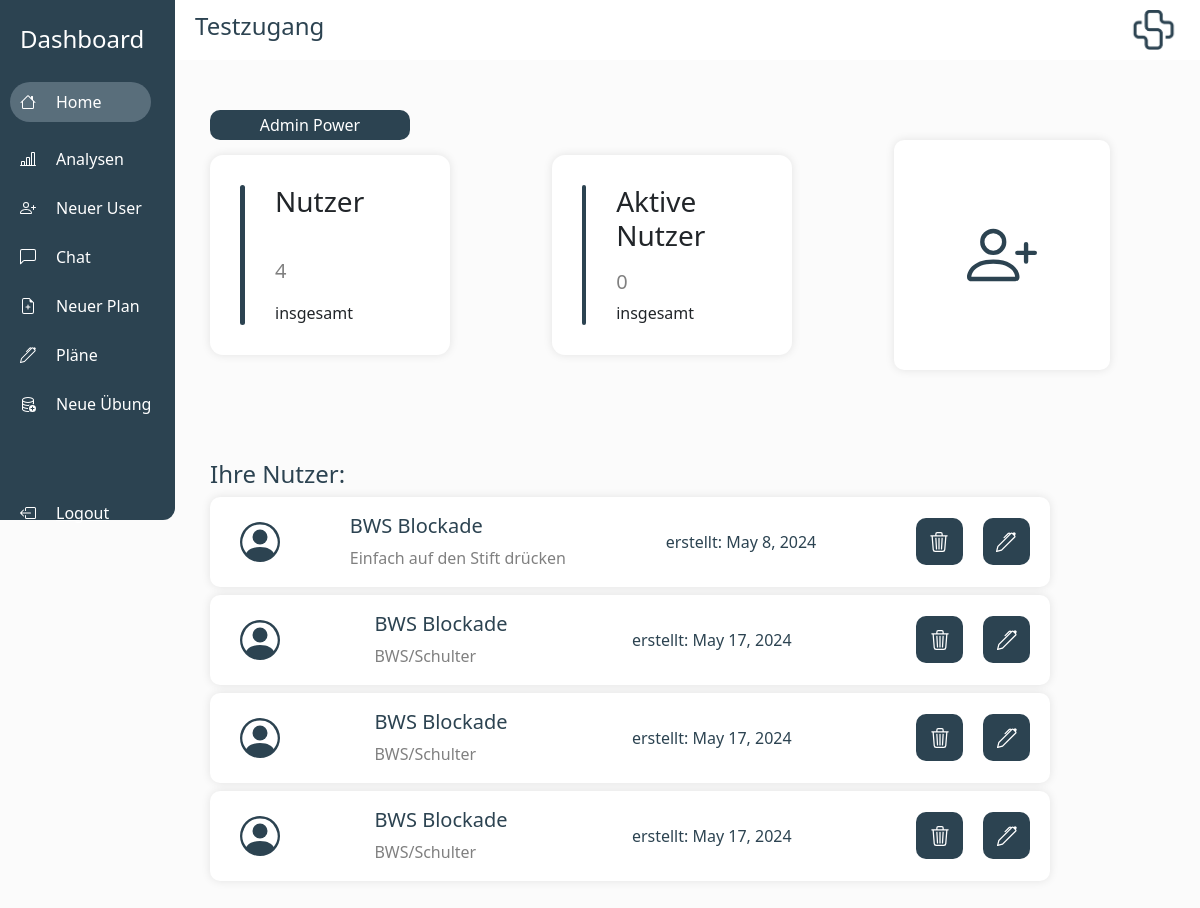
Page / (signed in) on the earlier database version.
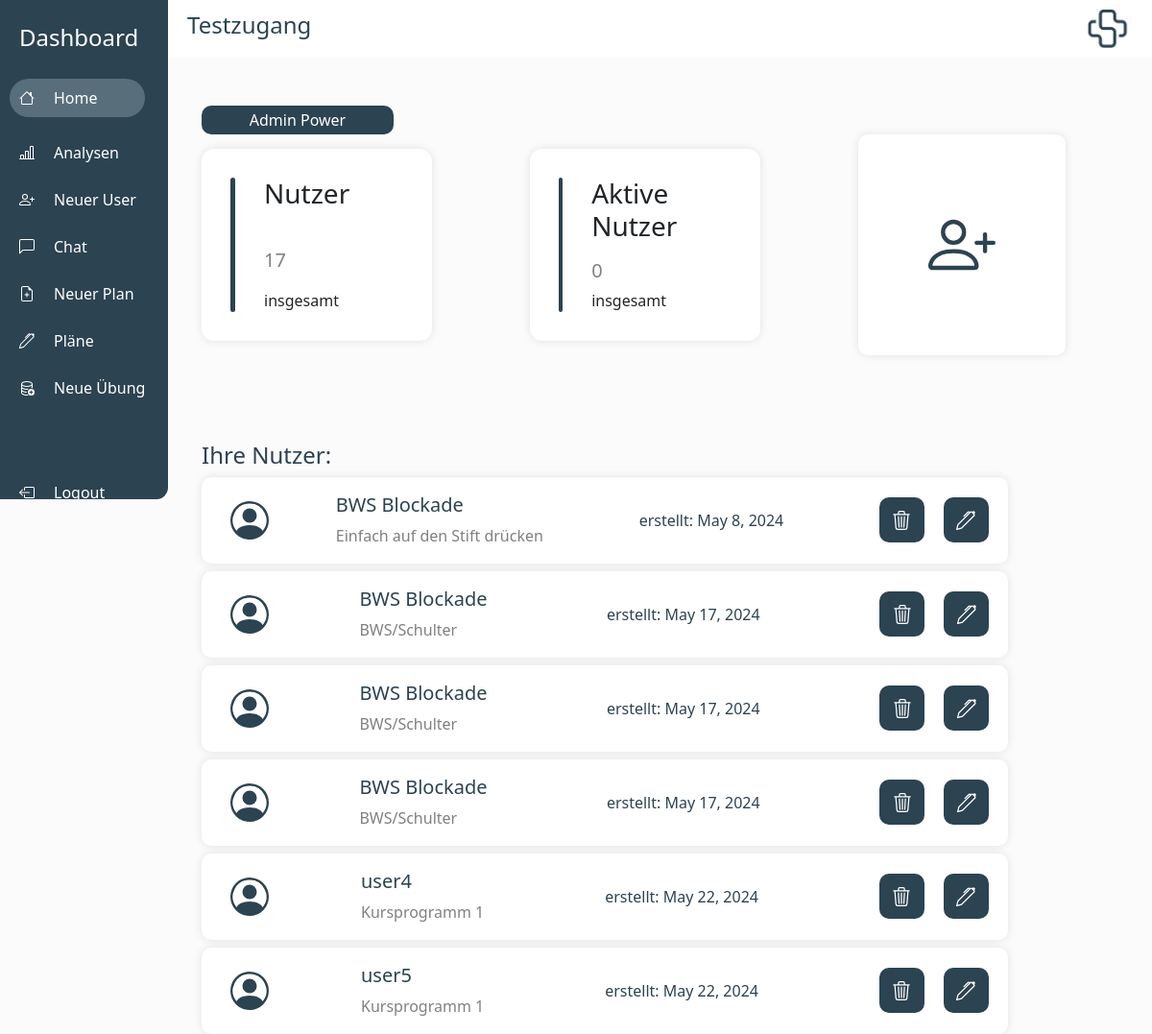
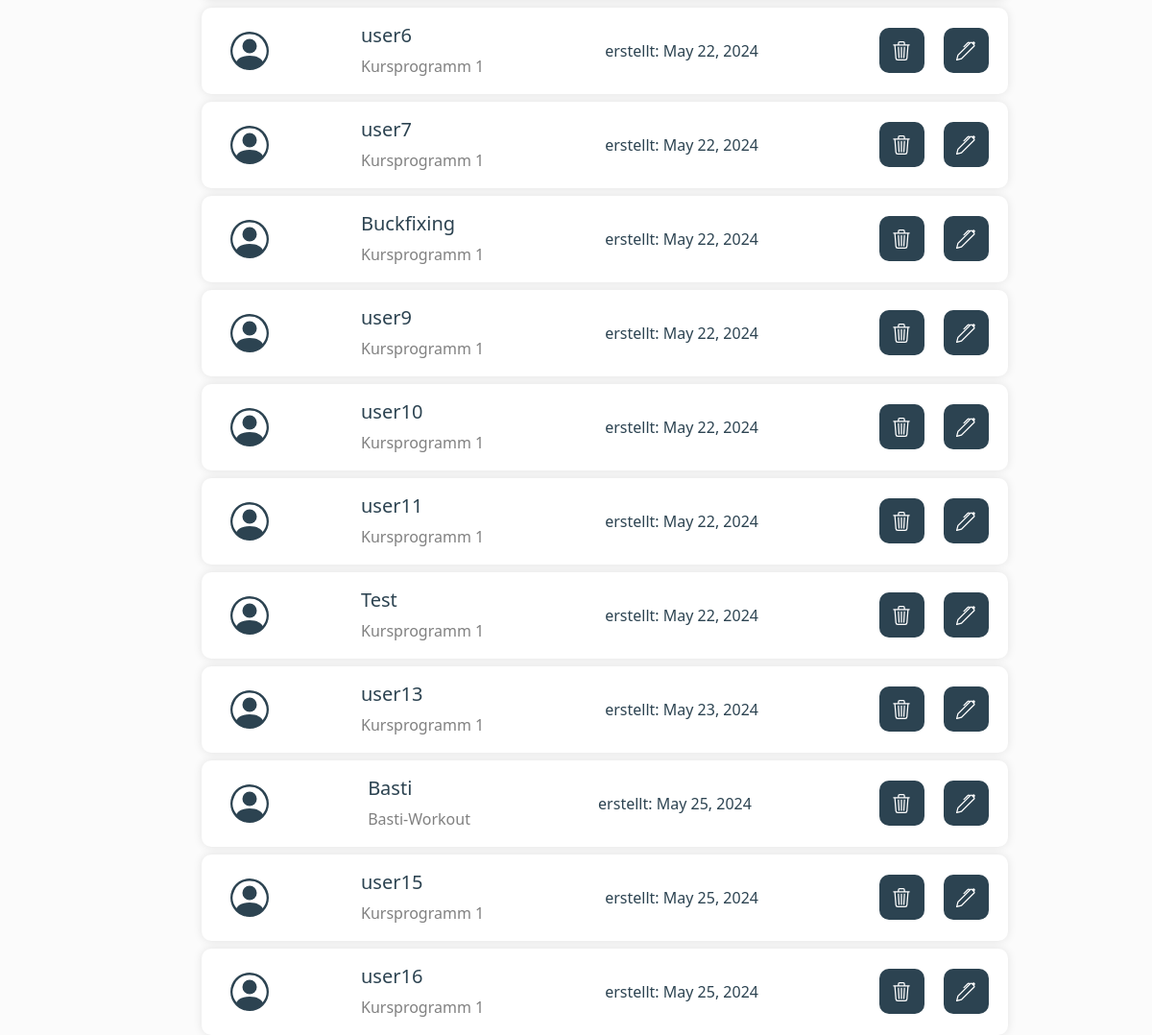
Same page on the later database version (2 pictures, top to bottom).
### laxout_app/models.py (models this page shows)
class LaxoutUser(models.Model):
    user_uid = models.CharField(max_length=420, default="")
    laxout_user_name = models.CharField(max_length=200, default="")
    laxout_credits = models.IntegerField(default=0)
    note = models.CharField(max_length=200, default="")
    creation_date = models.DateField(default= timezone.now())
    exercises = models.ManyToManyField(Laxout_Exercise)
    created_by = models.ForeignKey(User, on_delete=models.CASCADE)
    indexes = models.ManyToManyField(IndexesLaxoutUser)
    last_login = models.DateTimeField(default=timezone.datetime(2023, 11, 14))
    last_login_2 = models.DateTimeField(default = timezone.datetime(2023, 11, 14))
    coupons = models.ManyToManyField(Coupon)
    last_meet = models.DateField(default = timezone.datetime.today())
    instruction = models.CharField(default = "", max_length = 200)
    lax_tree_id = models.IntegerField(default = 0)
    water_drops_count = models.IntegerField(default = 0)
    instruction_in_int = models.IntegerField(default = 0)
    email_adress = models.CharField(default = "", max_length =40)
    admin_has_seen_chat = models.BooleanField(default = True)
    user_has_seen_chat = models.BooleanField(default = False)
    was_created_through_app = models.BooleanField(default=False)

### laxout_app/views.py (the view)
# urls.py: 2. Add a URL to urlpatterns:  path('', views.home, name='home')
@login_required(login_url="login")
def home(request):
    active_admin = models.UserProfile.objects.get(user=request.user)
    active_admin_user = active_admin.user
    print("Active Admin id{}".format(active_admin_user.is_superuser))
    users_filtert = LaxoutUser.objects.filter(created_by=request.user)
    user_amount = users_filtert.count()
    active_user_amount = 0
    for user in users_filtert:
        print(str(user.last_login.date) + "Last Login date")
        if days_between_today_and_date(user.last_login) < 14:
            active_user_amount += 1
    users = LaxoutUser.objects.all()
    user_list = []
    for user in users:
        if user.created_by == request.user:
            user_list.append(user)
    context = {
        "users": user_list,
        "user_amount": user_amount,
        "active_user_amount": active_user_amount,
        "is_superuser": active_admin_user.is_superuser,
    }
    return render(request, "laxout_app/home.html", context)

### laxout_app/views.py (called while the page is built)
def days_between_today_and_date(input_datetime):
    input_datetime = input_datetime.replace(tzinfo=None)  # Make it naive
    current_datetime = datetime.now()
    time_difference = current_datetime - input_datetime
    days_difference = time_difference.days
    return days_difference

### laxout_app/templates/laxout_app/home.html (shortened to what this page needs)
{%extends 'laxout_app/main.html'%}
{%load crispy_forms_tags%}
{%block praxisname%}
{{user.username}}
{%endblock praxisname%}
{%block additionalNavItem%}
{% if is_superuser %}
<div class="row-basti-addexercise" style="padding-left: 10px; margin-bottom: 25px;">
    <a href="/new-exercise/" style="padding-left: 20px; color: white; text-decoration: none;">Neue Übung </a>
</div>
{%endif%}
{%endblock additionalNavItem%}
{%block content%}
{% if is_superuser %}
<button class="special-button" style="background-color: rgb(44, 67, 81); margin-left: 30px; width: 200px;" onclick="fetchAdminPower()">
    Admin Power
</button>
{%endif%}
<body>
    <div class="row-basti" style="justify-content: space-between; padding-left: 30px; padding-right: 90px;">
        <div class="analyse-container">
            <div style="height: 140px; width: 5px; background-color: rgb(44, 67, 81); border-radius: 10px;">
            </div>
            <div class="analyse-column">
                <h3>Nutzer</h3>
                <div style="font-size: 20px; color: grey;"> {{user_amount}} </div>
                <div style="flex-direction: row; display: flex; justify-content: space-around; align-items: center;">
                    insgesamt
                </div>
            </div>
        </div>
        <div class="analyse-container">
            <div style="height: 140px; width: 5px; background-color: rgb(44, 67, 81); border-radius: 10px;"></div>
            <div class="analyse-column">
                <h3>Aktive Nutzer</h3>
                <div style="font-size: 20px; color: grey;"> {{active_user_amount}} </div>
                <div style="flex-direction: row; display: flex; justify-content: space-around; align-items: center;">
                    insgesamt
                </div>
            </div>
        </div>
        <div class="home-item" style="align-items: center; display: flex; justify-content: center;">
            <button style="background: none; border: none;" onclick="create_user()">
                <div>
                </div>
            </button>
        </div>
    </div>
    <div style=" padding-left: 30px; padding-right: 30px; padding-top: 60px; background:none; height: 600px;">
        <h4 style="color: rgb(44, 67, 81);">
            Ihre Nutzer:
        </h4>
        {% for user in users%}
        <div class="user-item" style="justify-items: center; justify-content: space-between;">
            <div style="padding-left: 30px; ">
            </div>
            <div style="padding-right: 30px;">
                <h5 style="color: rgb(44, 67, 81);">
                    {{user.laxout_user_name}}
                </h5>
                <div style="color: grey;">{{user.note}}</div>
            </div>
            <div style="padding-right: 30px;color: rgb(44, 67, 81);">
                erstellt: {{user.creation_date}}
            </div>
            <div style="flex-direction: row; display: flex;">
                <button class="delete-button"
                    style="display: flex; justify-items: center; justify-content: center; align-items: center; width: 70; font-size: 16px;"
                    onclick="delete_user('{{user.id}}')">
                </button>
                <button class="delete-button"
                    style="display: flex; justify-items: center; justify-content: center; align-items: center; width: 70; font-size: 16px;"
                    onclick="edit_user('{{user.id}}')">
                </button>
            </div>
        </div>
        {%endfor%}
    </div>
</body>
{%endblock content%}

Differences in the rows shown:
added LaxoutUser: laxout_user_name "user4", note "Kursprogramm 1", creation_date "May 22, 2024"
added LaxoutUser: laxout_user_name "user5", note "Kursprogramm 1", creation_date "May 22, 2024"
added LaxoutUser: laxout_user_name "user6", note "Kursprogramm 1", creation_date "May 22, 2024", {{ user.id }} 7 (drawn)
added LaxoutUser: laxout_user_name "user7", note "Kursprogramm 1", creation_date "May 22, 2024"
added LaxoutUser: laxout_user_name "Buckfixing", note "Kursprogramm 1", creation_date "May 22, 2024"
added LaxoutUser: laxout_user_name "user9", note "Kursprogramm 1", creation_date "May 22, 2024"
added LaxoutUser: laxout_user_name "user10", note "Kursprogramm 1", creation_date "May 22, 2024"
added LaxoutUser: laxout_user_name "user11", note "Kursprogramm 1", creation_date "May 22, 2024"
added LaxoutUser: laxout_user_name "Test", note "Kursprogramm 1", creation_date "May 22, 2024"
added LaxoutUser: laxout_user_name "user13", note "Kursprogramm 1", creation_date "May 23, 2024"
added LaxoutUser: laxout_user_name "Basti", note "Basti-Workout", creation_date "May 25, 2024"
added LaxoutUser: laxout_user_name "user15", note "Kursprogramm 1", creation_date "May 25, 2024"
added LaxoutUser: laxout_user_name "user16", note "Kursprogramm 1", creation_date "May 25, 2024"
Other differences:
{{ user_amount }}: "4" → "17"
